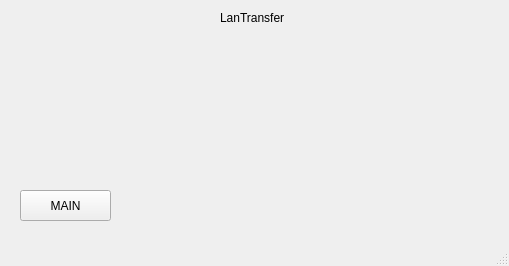
<?xml version="1.0" encoding="UTF-8"?>
<ui version="4.0">
 <class>MainWindow</class>
 <widget class="QMainWindow" name="MainWindow">
  <property name="geometry">
   <rect>
    <x>0</x>
    <y>0</y>
    <width>509</width>
    <height>266</height>
   </rect>
  </property>
  <property name="windowTitle">
   <string>MainWindow</string>
  </property>
  <widget class="QWidget" name="centralwidget">
   <widget class="QLabel" name="label">
    <property name="geometry">
     <rect>
      <x>220</x>
      <y>10</y>
      <width>71</width>
      <height>16</height>
     </rect>
    </property>
    <property name="text">
     <string>LanTransfer</string>
    </property>
   </widget>
   <widget class="QWidget" name="formLayoutWidget">
    <property name="geometry">
     <rect>
      <x>20</x>
      <y>30</y>
      <width>471</width>
      <height>171</height>
     </rect>
    </property>
    <layout class="QFormLayout" name="formLayout">
     <property name="fieldGrowthPolicy">
      <enum>QFormLayout::AllNonFixedFieldsGrow</enum>
     </property>
    </layout>
   </widget>
   <widget class="QWidget" name="widget" native="true">
    <property name="geometry">
     <rect>
      <x>10</x>
      <y>330</y>
      <width>120</width>
      <height>80</height>
     </rect>
    </property>
   </widget>
   <widget class="QPushButton" name="pushButton">
    <property name="geometry">
     <rect>
      <x>20</x>
      <y>190</y>
      <width>91</width>
      <height>31</height>
     </rect>
    </property>
    <property name="text">
     <string>MAIN</string>
    </property>
   </widget>
  </widget>
  <widget class="QStatusBar" name="statusbar"/>
  <action name="actionAbout_this_program">
   <property name="text">
    <string>About this program</string>
   </property>
  </action>
 </widget>
 <resources/>
 <connections/>
</ui>
